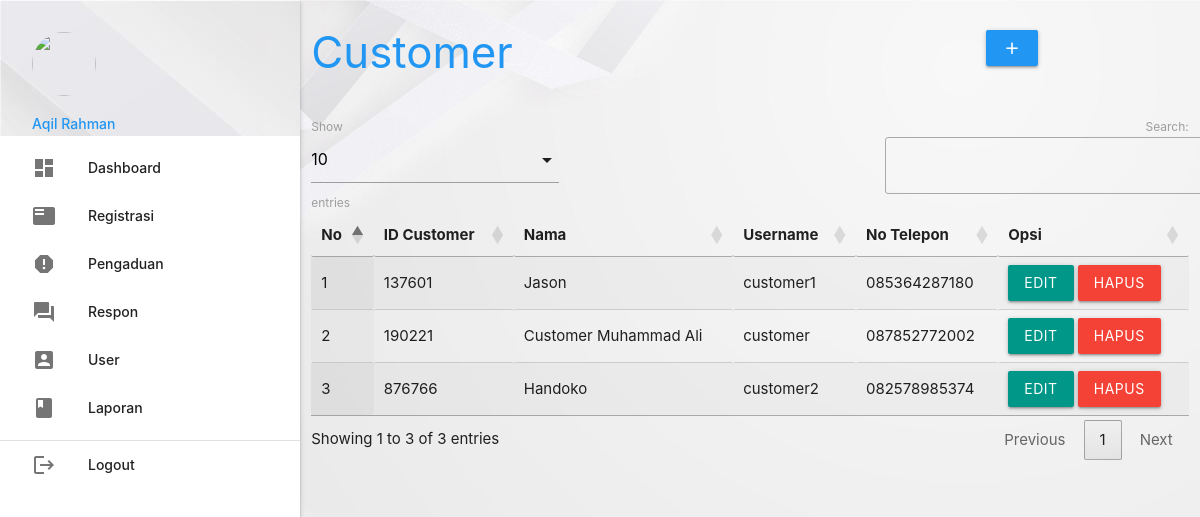
Page /customer_complaint/admin/index.php?p=registrasi (signed in) on the committed database.
### tables this page shows
CREATE TABLE `customer` (
  `id_customer` varchar(6) NOT NULL,
  `nama` varchar(35) NOT NULL,
  `username` varchar(25) NOT NULL,
  `password` varchar(255) NOT NULL,
  `no_telepon` varchar(13) NOT NULL
);

### customer_complaint/admin/registrasi.php (the view, shortened to what this page needs)
    <div class="row">
    	<div class="col s12 m9">
    		<h3 class="blue-text">Customer</h3>
    	</div>
    	<div class="col s12 m3">
    		<div class="section"></div>
    		<a class="waves-effect waves-light btn modal-trigger blue" href="#modal1"><i class="material-icons">add</i></a>
    	</div>
    </div>
    <table id="example" class="display responsive-table" style="width:100%">
    	<thead>
    		<tr>
    			<th>No</th>
    			<th>ID Customer</th>
    			<th>Nama</th>
    			<th>Username</th>
    			<th>No Telepon</th>
    			<th>Opsi</th>
    		</tr>
    	</thead>
    	<tbody>
    		<?php
$no = 1;
$query = mysqli_query($koneksi, "SELECT * FROM customer ORDER BY id_customer ASC");
while ($r = mysqli_fetch_assoc($query)) { ?>
    			<tr>
    				<td><?php echo $no++; ?></td>
    				<td><?php echo $r['id_customer']; ?></td>
    				<td><?php echo $r['nama']; ?></td>
    				<td><?php echo $r['username']; ?></td>
    				<td><?php echo $r['no_telepon']; ?></td>
    				<td><a class="btn teal modal-trigger" href="#regis_edit?id_customer=<?php echo $r['id_customer'] ?>">Edit</a> <a onclick="return confirm('Anda Yakin Ingin Menghapus Y/N')" class="btn red" href="index.php?p=regis_hapus&id_customer=<?php echo $r['id_customer'] ?>">Hapus</a></td>
    			</tr>
    		<?php  }
?>
    	</tbody>
    </table>

### rows in the picture
customer: id_customer "137601", nama "Jason", username "customer1", no_telepon "085364287180"
customer: id_customer "190221", nama "Customer Muhammad Ali", username "customer", no_telepon "087852772002"
customer: id_customer "876766", nama "Handoko", username "customer2", no_telepon "082578985374"

### other values in the picture
$_SESSION['data']['nama_petugas'] "Aqil Rahman"
